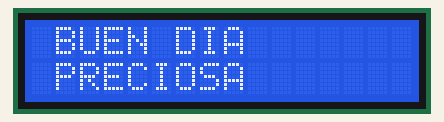
Bench run of a sketch on a simulated Arduino Uno, built with avr-gcc and run on an emulated ATmega328P. Shown: 16×2 character LCD.

Above: at 0.1 s.
At 2.2 s:
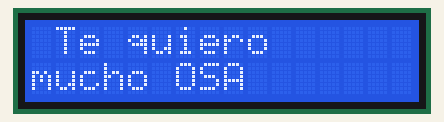
At 2.7 s:
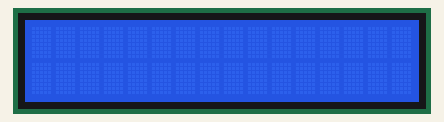

The sketch:

LCD_i2c.ino
```cpp
#include <LiquidCrystal_I2C.h>

//led verde funciona con direccion (0x27,16,2)
//led azul funciona con direccion

LiquidCrystal_I2C lcd(0x27,16,2) ; // si no te sale con esta direccion  puedes usar (0x3f,16,2) || (0x27,16,2)  ||(0x20,16,2)
void setup() {
  lcd.init();
  lcd.backlight();
  lcd.clear();
 lcd.setCursor(0,0);
  lcd.print(" BUEN DIA ");
  lcd.setCursor (0,1);
  lcd.print(" PRECIOSA ");
}
void loop() {
  delay(2000);
  lcd.setCursor(0,0);
  lcd.print(" Te quiero ");
  lcd.setCursor (0,1);
  lcd.print("mucho ");
  lcd.display();
  delay(500);
  lcd.noDisplay();
  delay(500);
}
```

Measured:
- what the display in image 1 shows lasts 0.5 s, from 2.1 s to 2.6 s
- what the display in image 2 shows lasts 2.5 s, from 2.6 s to 5.1 s
